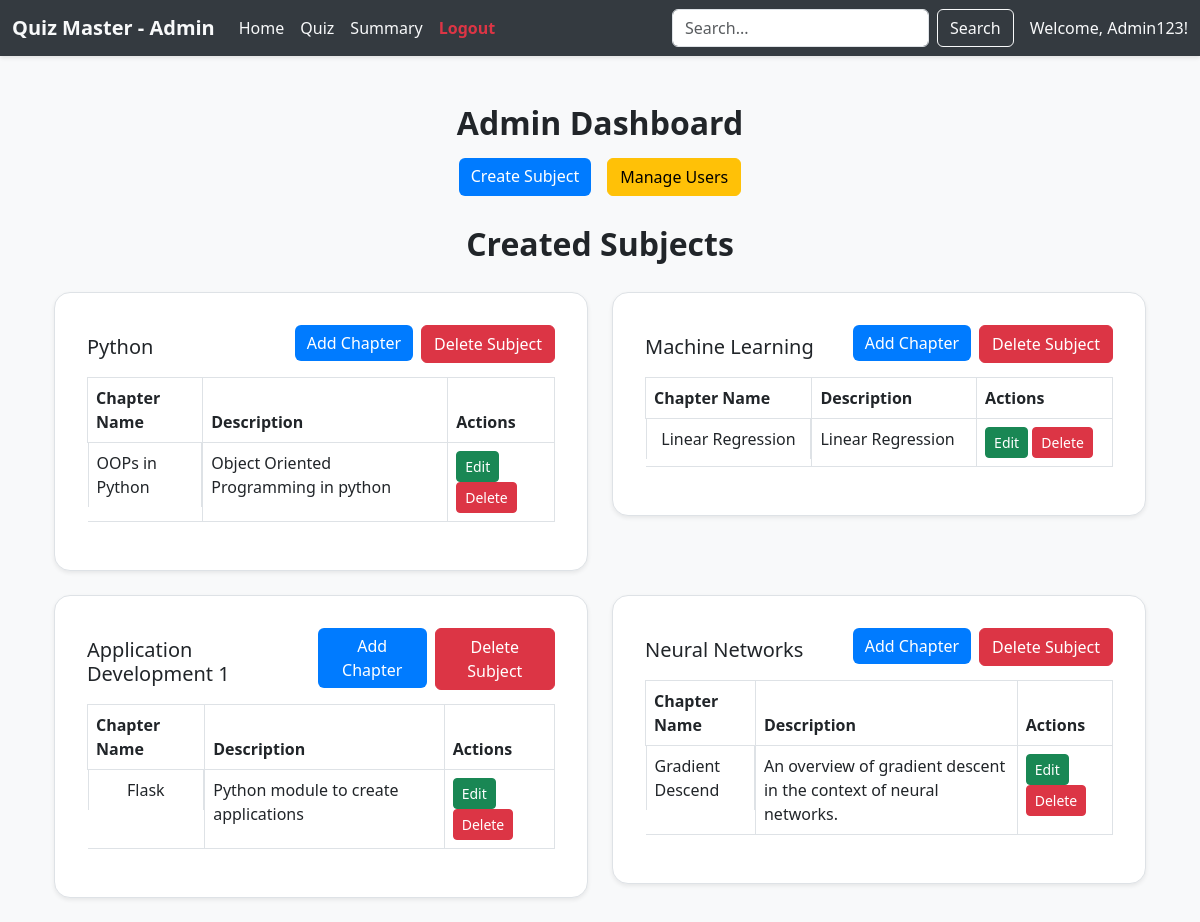
Page /admin_dash on the earlier database version.
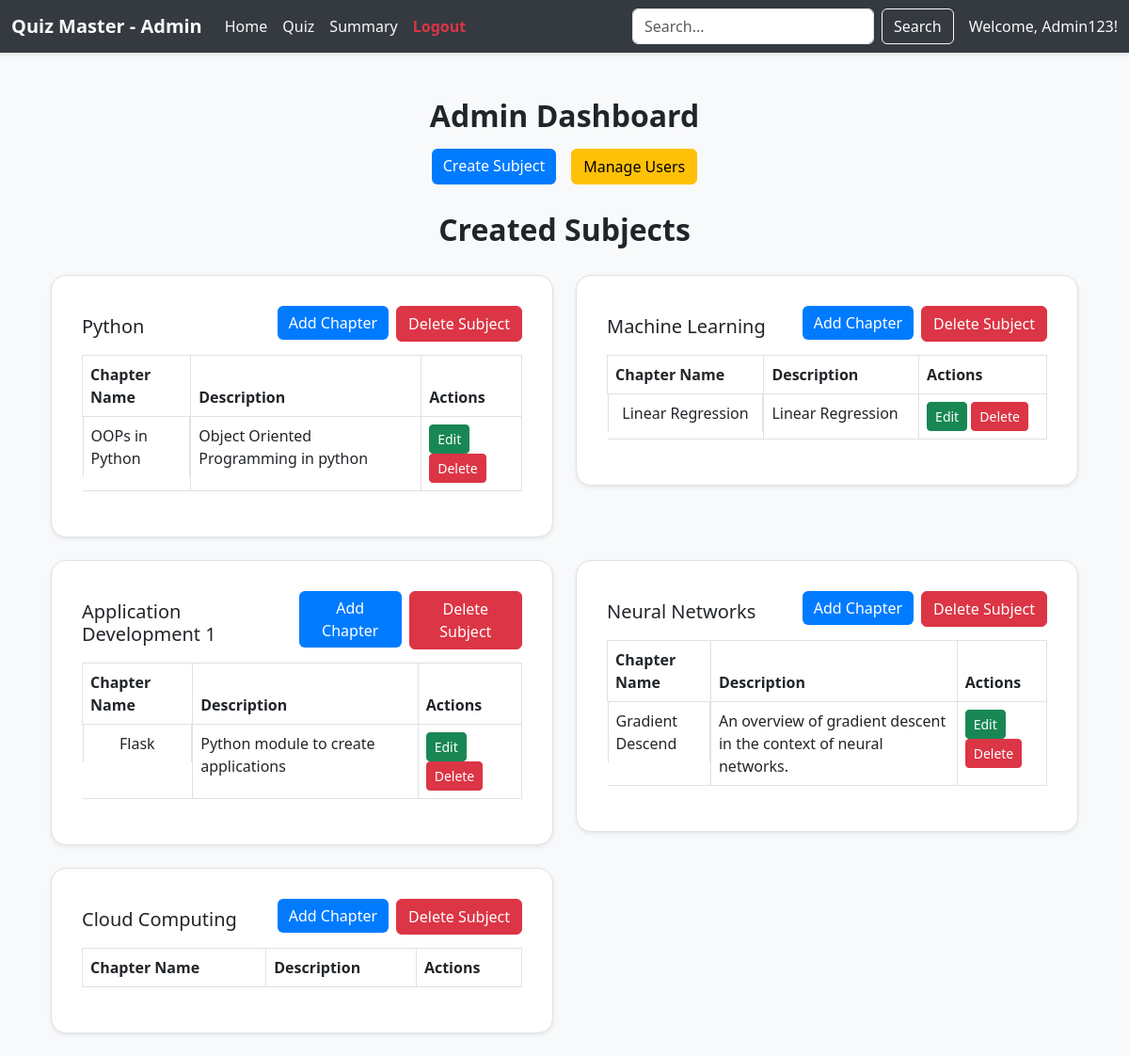
Same page on the later database version.
### applications/models.py (models this page shows)
class Subject(db.Model):
    id = db.Column(db.Integer, primary_key=True)
    name = db.Column(db.String(), unique=True, nullable=False)
    description = db.Column(db.Text, nullable=True)

class Chapter(db.Model):
    id = db.Column(db.Integer, primary_key=True)
    name = db.Column(db.String(), nullable=False)
    description = db.Column(db.Text, nullable=True)
    num_questions = db.Column(db.Integer, nullable=False, default=0)
    subject_id = db.Column(db.Integer, db.ForeignKey('subject.id', ondelete="CASCADE"), nullable=False)
    subject = db.relationship('Subject', backref=db.backref('chapters', lazy=True, cascade="all, delete"))

### applications/controllers.py (the view)
@app.route('/admin_dash', methods=['GET', 'POST'])
def admin_dashboard():
    admin_user = User.query.filter_by(role='admin').first()
    subjects = Subject.query.all()
    search_query = request.args.get('search_subject', '').strip()
    if search_query:
        subjects = Subject.query.filter(
            Subject.name.ilike(f"%{search_query}%")).all()
    else:
        subjects = Subject.query.all()
    return render_template('admin_dash.html', this_user=admin_user, subjects=subjects)

### templates/admin_dash.html (shortened to what the changed rows need)
<!DOCTYPE html>
<html lang="en">
<head>
    <link href="https://cdn.jsdelivr.net/npm/bootstrap@5.3.0/dist/css/bootstrap.min.css" rel="stylesheet">
    <link rel="stylesheet" href="/static/style.css">
</head>
<body>
    <div class="container mt-5">
        <h2 style="text-align: center;">Admin Dashboard</h2>
        <div class="container mt-4">
            <div class="row">
                {% for subject in subjects %}
                <div class="col-12 col-md-6 mb-4">
                    <div class="card border shadow-sm p-3 rounded-4">
                        <div class="card-body">
                            <div class="d-flex justify-content-between align-items-center">
                                <h5 class="card-title">{{ subject.name }}</h5>
                                <div class="d-flex gap-2">
                                    <a href="/add_chapter/{{ subject.id }}" class="btn btn-primary mb-3">Add Chapter</a>
                                    <form action="/delete_subject/{{ subject.id }}" method="POST"
                                        onsubmit="return confirm('Are you sure you want to delete this subject?')">
                                        <button type="submit" class="btn btn-danger">Delete Subject</button>
                                    </form>
                                </div>
                            </div>
                            <table class="table table-bordered">
                                <thead>
                                    <tr>
                                        <th>Chapter Name</th>
                                        <th>Description</th>
                                        <th>Actions</th>
                                    </tr>
                                </thead>
                                <tbody>
                                    {% for chapter in subject.chapters %}
                                    <tr>
                                        <td class="d-flex justify-content-center gap-3">{{ chapter.name }}</td>
                                        <td>{{ chapter.description }}</td>
                                        <td>
                                            <a href="/edit_chapter/{{ chapter.id }}"
                                                class="btn btn-success btn-sm">Edit</a>
                                            <a href="/delete_chapter/{{ chapter.id }}"
                                                class="btn btn-danger btn-sm">Delete</a>
                                        </td>
                                    </tr>
                                    {% endfor %}
                                </tbody>
                            </table>
                        </div>
                    </div>
                </div>
                {% endfor %}
            </div>
        </div>
    </div>
</body>
</html>

Differences in the rows shown:
added Subject: name "Cloud Computing"
